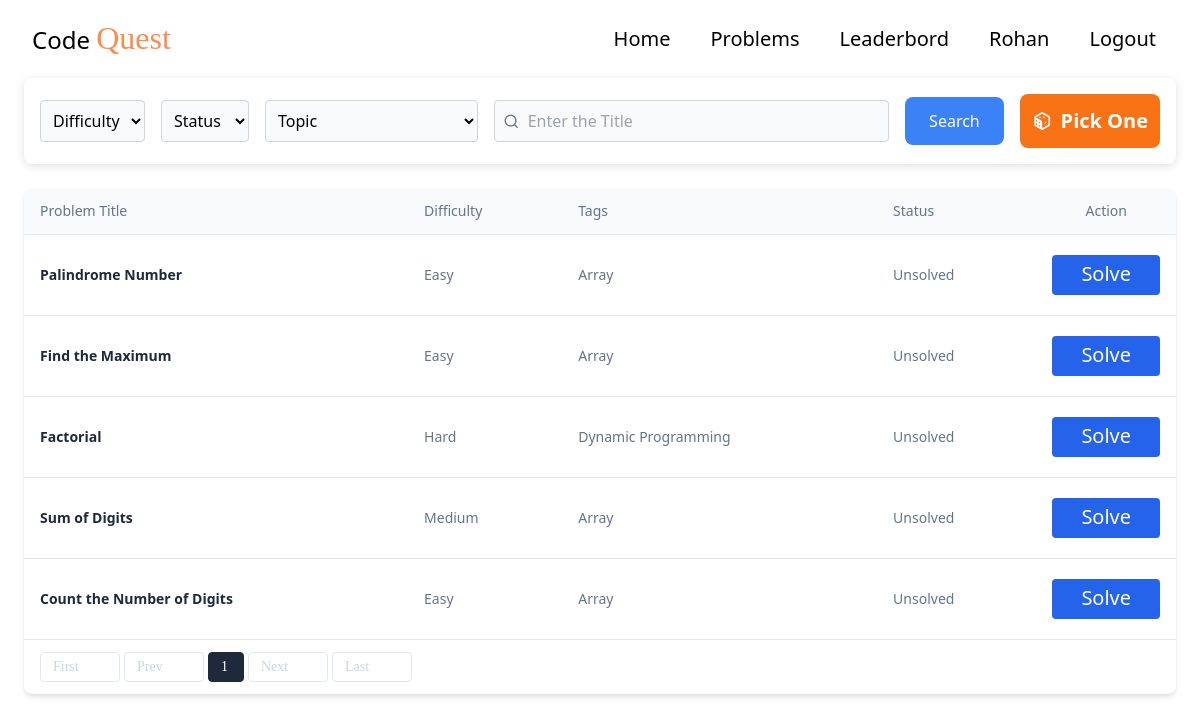
The app's page /problem/ (signed in) with its own data.
### problems/models.py (models this page shows, shortened)
class Problem(models.Model):
    DIFFICULTY_CHOICES = [
        ('Easy', 'Easy'),
        ('Medium', 'Medium'),
        ('Hard', 'Hard'),
    ]
    TAGS=[
        ('Array', 'Array'),
        ('String', 'String'),
        ('Dynamic Programming', 'Dynamic Programming'),
        ('Tree', 'Tree'),
        ('Graph', 'Graph'),
        ('Backtracking', 'Backtracking'),
        ('Linked List', 'Linked List'),
        ('Binary Search', 'Binary Search')
    ]
    title = models.CharField(max_length=255)
    problem_statement = models.TextField()
    difficulty = models.CharField(max_length=10, choices=DIFFICULTY_CHOICES)
    tags = models.CharField(max_length=255,choices=TAGS)
    time_limit = models.IntegerField(help_text="Time limit in milliseconds")
    memory_limit = models.IntegerField(help_text="Memory limit in kilobytes")
    input_format = models.TextField()
    output_format = models.TextField()
    constraints = models.TextField()
    sample_test_cases = models.JSONField(help_text="Provide sample test cases in JSON format (e.g., [{'input': '[2,7,11,15], 9', 'output': '[0,1]'}]).")
    hidden_test_cases = models.JSONField(help_text="Provide hidden test cases in JSON format for evaluation (e.g., [{'input': '[1,5,3,7,11], 16', 'output': '[3,4]'}]).")
    created_at = models.DateTimeField(auto_now_add=True)

### problems/views.py (the view)
# urls.py: path('problem/',problem_list,name="problem"),
def problem_list(request):
    try:
        user = request.user
        if not user.is_authenticated:
            return redirect('login')
        solved_problem_ids = SolvedProblem.objects.filter(user=user).values_list('problem_id', flat=True)
        problems = Problem.objects.exclude(id__in=solved_problem_ids).order_by('id')
        difficulty = request.GET.get('difficulty')
        if difficulty:
            problems = problems.filter(difficulty__iexact=difficulty)
        status = request.GET.get('status')
        if status:
            if status == "todo":
                pass
            elif status == "solved":
                problems = Problem.objects.filter(id__in=solved_problem_ids).order_by('id')
        topic = request.GET.get('topic')
        if topic:
            problems = problems.filter(tags__icontains=topic)
        title = request.GET.get('problem-title')
        if title:
            problems = problems.filter(title__icontains=title)
        paginator = Paginator(problems, 10)  # Show 10 problems per page
        page_number = request.GET.get('page')
        try:
            page_obj = paginator.get_page(page_number)
        except PageNotAnInteger:
            page_obj = paginator.page(1)
        except EmptyPage:
            page_obj = paginator.page(paginator.num_pages)
        print("page",page_obj)
        return render(request, 'problems/problem.html', {'problems':page_obj})
    except Exception as e:
        print(f"Error occurred: {e}")
        return render(request, 'problems/problem.html', {'problems': []})

### problems/templates/problems/problem.html (shortened to what this page needs)
{% load static %}
<!DOCTYPE html>
<html lang="en">
<head>
   <link href="https://cdn.jsdelivr.net/npm/remixicon@4.5.0/fonts/remixicon.css" rel="stylesheet" />
   <script src="https://cdn.tailwindcss.com"></script>
</head>
<body>
   <nav>
      <div class="max-w-screen-xl flex flex-wrap items-center justify-between mx-auto px-8 py-4">
         <h2 class="text-2xl font-medium">Code <span>Quest</span></h2>
         <div class="hidden w-full md:block md:w-auto" id="navbar-default">
            <ul class="flex flex-col md:flex-row md:space-x-4">
               <li>
                  <a href="{% url 'home' %}" class="block py-2 px-3">Home</a>
               </li>
               <li>
                  <a href="{% url 'problem' %}" class="block py-2 px-3">Problems</a>
               </li>
               <li>
                  <a href="{% url 'leaderboard' %}" class="block py-2 px-3">Leaderbord</a>
               </li>
               {% if user.username %}
               <li>
                  <a href="{% url 'profile' %}" class="block py-2 px-3">{{ user.username }}</a>
               </li>
               <li>
                  <a href="{% url 'logout' %}" class="block py-2 px-3">Logout</a>
               </li>
               {% endif %}
            </ul>
         </div>
      </div>
   </nav>
   <form id="filterForm" action="{% url "problem_list" %}" method="get">
   <div class="flex items-center justify-center">
      <div class="flex flex-wrap items-center gap-4 max-w-6xl rounded-lg p-4 w-full"
         style="box-shadow: rgba(99, 99, 99, 0.2) 0px 2px 8px 0px;">
         <select name="difficulty"
            class="border border-gray-300 rounded p-2 bg-gray-50 focus:border-blue-400 w-full md:w-auto">
            <option value="">Difficulty</option>
         </select>
         <select name="status"
            class="border border-gray-300 rounded p-2 bg-gray-50 focus:border-blue-400 w-full md:w-auto">
            <option value="">Status</option>
         </select>
         <select name="topic"
            class="border border-gray-300 rounded p-2 bg-gray-50 focus:border-blue-400 w-full md:w-auto" >
            <option value="">Topic</option>
         </select>
         <div class="flex items-center border border-gray-300 rounded p-2 bg-gray-50 w-full md:flex-1">
            <i class="ri-search-line text-gray-500 mr-2"></i>
            <input type="text" name="problem-title" placeholder="Enter the Title"
               class="focus:outline-none bg-transparent w-full" autocomplete="off"/>
         </div>
         <button type="submit"
            class="bg-blue-500 text-white px-6 py-3 rounded-lg hover:bg-blue-600 transition-colors w-full md:w-auto mt-4 md:mt-0">
            Search
         </button>
         <a href="{% url "pick_random" %}"><div id="pickOne"
   class="flex items-center gap-2 cursor-pointer bg-orange-500 text-white p-3 rounded-lg w-full md:w-auto mt-4 md:mt-0 justify-center">
   <i class="ri-dice-line"></i>
   <h4 class="font-semibold">Pick One</h4>
</div></a>
      </div>
   </div>
</form>
   <div class="p-6 flex justify-center items-center">
      <div
         class="relative flex flex-col w-full h-full overflow-auto text-gray-700 bg-white shadow-md rounded-lg bg-clip-border">
         {% if problems %}
         <table class="w-full text-left table-auto min-w-max">
            <thead>
               <tr>
                  <th class="p-4 border-b border-slate-200 bg-slate-50">
                     <p class="text-sm font-normal leading-none text-slate-500">
                        Problem Title
                     </p>
                  </th>
                  <th class="p-4 border-b border-slate-200 bg-slate-50">
                     <p class="text-sm font-normal leading-none text-slate-500">
                        Difficulty
                     </p>
                  </th>
                  <th class="p-4 border-b border-slate-200 bg-slate-50">
                     <p class="text-sm font-normal leading-none text-slate-500">
                        Tags
                     </p>
                  </th>
                  <th class="p-4 border-b border-slate-200 bg-slate-50">
                     <p class="text-sm font-normal leading-none text-slate-500">
                        Status
                     </p>
                  </th>
                  <th class="p-4 border-b border-slate-200 bg-slate-50">
                     <p class="text-sm font-normal leading-none text-slate-500 text-center">
                        Action
                     </p>
                  </th>
               </tr>
            </thead>
            <tbody>
               {% for problem in problems %}
               <tr class="hover:bg-slate-50 border-b border-slate-200">
                  <td class="p-4 py-5">
                     <p class="block font-semibold text-sm text-slate-800">
                        {{problem.title}}
                     </p>
                  </td>
                  <td class="p-4 py-5">
                     <p class="text-sm text-slate-500">{{problem.difficulty}}</p>
                  </td>
                  <td class="p-4 py-5">
                     <p class="text-sm text-slate-500">{{problem.tags}}</p>
                  </td>
                  <td class="p-4 py-5">
                     <p class="text-sm text-slate-500">Unsolved</p>
                  </td>
                  <td class="p-4 py-5">
                     <button class="w-full h-10 text-sm text-white bg-blue-600 rounded hover:bg-blue-500">
                        <a href="{% url 'solve' problem.id %}" class="hover:text-white">Solve</a>
                     </button>
                  </td>
               </tr>
               {% endfor %}
            </tbody>
         </table>
         {% else %}
         <div class="p-4 text-center">
            <p class="text-lg text-slate-500">No problems found</p>
         </div>
         {% endif %}
          <div class="flex justify-left items-center px-4 py-3">
    <div class="flex space-x-1">
        {% if problems.has_previous %}
            <a href="?page=1" class="px-3 py-1 min-w-20 text-sm font-normal text-slate-500 bg-white border border-slate-200 rounded hover:bg-slate-50 hover:border-slate-400 transition duration-200 ease">
                First
            </a>
            <a href="?page={{ problems.previous_page_number }}" class="px-3 py-1 min-w-20 text-sm font-normal text-slate-500 bg-white border border-slate-200 rounded hover:bg-slate-50 hover:border-slate-400 transition duration-200 ease">
                Prev
            </a>
        {% else %}
            <span class="px-3 py-1 min-w-20 text-sm font-normal text-slate-300 bg-white border border-slate-200 rounded cursor-not-allowed">
                First
            </span>
            <span class="px-3 py-1 min-w-20 text-sm font-normal text-slate-300 bg-white border border-slate-200 rounded cursor-not-allowed">
                Prev
            </span>
        {% endif %}
        {% for num in problems.paginator.page_range %}
            {% if problems.number == num %}
                <span class="px-3 py-1 min-w-9 text-sm font-normal text-white bg-slate-800 border border-slate-800 rounded">
                    {{ num }}
                </span>
            {% else %}
                <a href="?page={{ num }}" class="px-3 py-1 min-w-9 text-sm font-normal text-slate-500 bg-white border border-slate-200 rounded hover:bg-slate-50 hover:border-slate-400 transition duration-200 ease">
                    {{ num }}
                </a>
            {% endif %}
        {% endfor %}
        {% if problems.has_next %}
            <a href="?page={{ problems.next_page_number }}" class="px-3 py-1 min-w-20 text-sm font-normal text-slate-500 bg-white border border-slate-200 rounded hover:bg-slate-50 hover:border-slate-400 transition duration-200 ease">
                Next
            </a>
            <a href="?page={{ problems.paginator.num_pages }}" class="px-3 py-1 min-w-20 text-sm font-normal text-slate-500 bg-white border border-slate-200 rounded hover:bg-slate-50 hover:border-slate-400 transition duration-200 ease">
                Last
            </a>
        {% else %}
            <span class="px-3 py-1 min-w-20 text-sm font-normal text-slate-300 bg-white border border-slate-200 rounded cursor-not-allowed">
                Next
            </span>
            <span class="px-3 py-1 min-w-20 text-sm font-normal text-slate-300 bg-white border border-slate-200 rounded cursor-not-allowed">
                Last
            </span>
        {% endif %}
    </div>
</div>
      </div>
   </div>
</body>
</html>

### problems/templates/problems/problem.html (style rules this page uses)
:root { --background-color: #f6f8ff; --black: #4a4947; --orange: #ffbd73; --dark-orange: #fd8b51; }
select { outline: none; }
span { font-family: jost; font-weight: 500; color: var(--dark-orange); font-size: 4vh; }
a { position: relative; display: inline-block; text-decoration: none; color: var(--black); font-weight: 500; font-size: 2.5vh; transition: color 0.3s ease; }

### records on screen
Problem: title "Palindrome Number", difficulty "Easy", tags "Array"
Problem: title "Find the Maximum", difficulty "Easy", tags "Array"
Problem: title "Factorial", difficulty "Hard", tags "Dynamic Programming"
Problem: title "Sum of Digits", difficulty "Medium", tags "Array"
Problem: title "Count the Number of Digits", difficulty "Easy", tags "Array"

### other values on screen
{{ user.username }} "Rohan"
{{ num }} "1"
